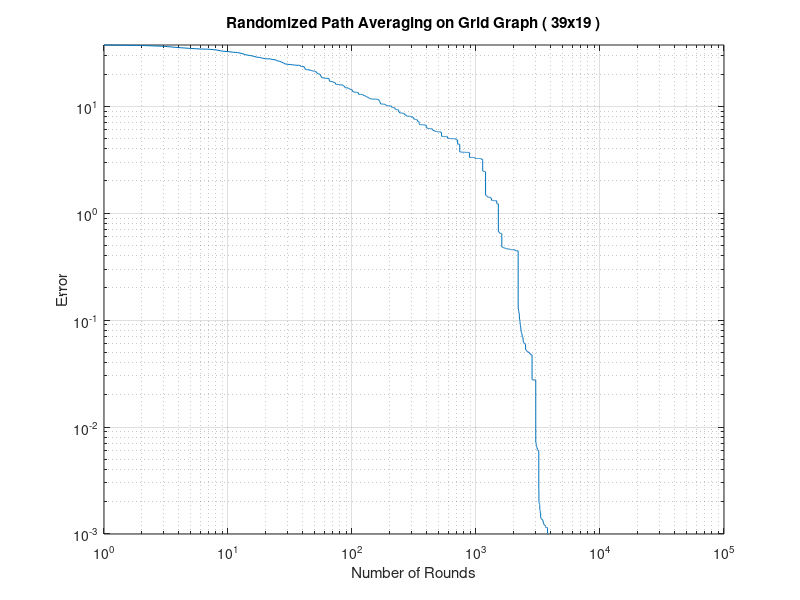

MATLAB code for this plot:
error = load('ranPathAve_39x19_w1to5_err.mat');

figure
% plot(error.err);
loglog(error.err);
title('Randomized Path Averaging on Grid Graph ( 39x19 )');
xlabel('Number of Rounds');
ylabel('Error');
grid on;
axis([0,10^5,-inf,inf]);